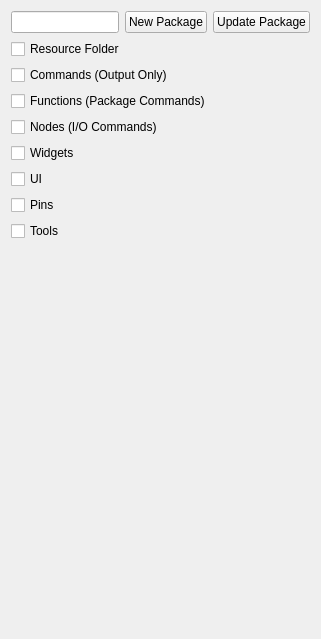
       <widget class="QWidget" name="tab_45">
        <attribute name="title">
         <string>Package</string>
        </attribute>
        <layout class="QVBoxLayout" name="verticalLayout_53">
         <item>
          <layout class="QHBoxLayout" name="horizontalLayout_32">
           <item>
            <widget class="QLineEdit" name="txtPackageName"/>
           </item>
           <item>
            <widget class="QPushButton" name="cmdCreatePackage">
             <property name="text">
              <string>New Package</string>
             </property>
            </widget>
           </item>
           <item>
            <widget class="QPushButton" name="cmdUpdateInit">
             <property name="text">
              <string>Update Package</string>
             </property>
            </widget>
           </item>
          </layout>
         </item>
         <item>
          <widget class="QCheckBox" name="checkBox_7">
           <property name="text">
            <string>Resource Folder</string>
           </property>
          </widget>
         </item>
         <item>
          <widget class="QCheckBox" name="checkBox_6">
           <property name="text">
            <string>Commands (Output Only)</string>
           </property>
          </widget>
         </item>
         <item>
          <widget class="QCheckBox" name="checkBox_8">
           <property name="text">
            <string>Functions (Package Commands)</string>
           </property>
          </widget>
         </item>
         <item>
          <widget class="QCheckBox" name="checkBox_9">
           <property name="text">
            <string>Nodes (I/O Commands)</string>
           </property>
          </widget>
         </item>
         <item>
          <widget class="QCheckBox" name="checkBox_10">
           <property name="text">
            <string>Widgets</string>
           </property>
          </widget>
         </item>
         <item>
          <widget class="QCheckBox" name="checkBox_11">
           <property name="text">
            <string>UI</string>
           </property>
          </widget>
         </item>
         <item>
          <widget class="QCheckBox" name="checkBox_12">
           <property name="text">
            <string>Pins</string>
           </property>
          </widget>
         </item>
         <item>
          <widget class="QCheckBox" name="checkBox_13">
           <property name="text">
            <string>Tools</string>
           </property>
          </widget>
         </item>
         <item>
          <spacer name="verticalSpacer_11">
           <property name="orientation">
            <enum>Qt::Vertical</enum>
           </property>
           <property name="sizeHint" stdset="0">
            <size>
             <width>20</width>
             <height>387</height>
            </size>
           </property>
          </spacer>
         </item>
        </layout>
       </widget>
